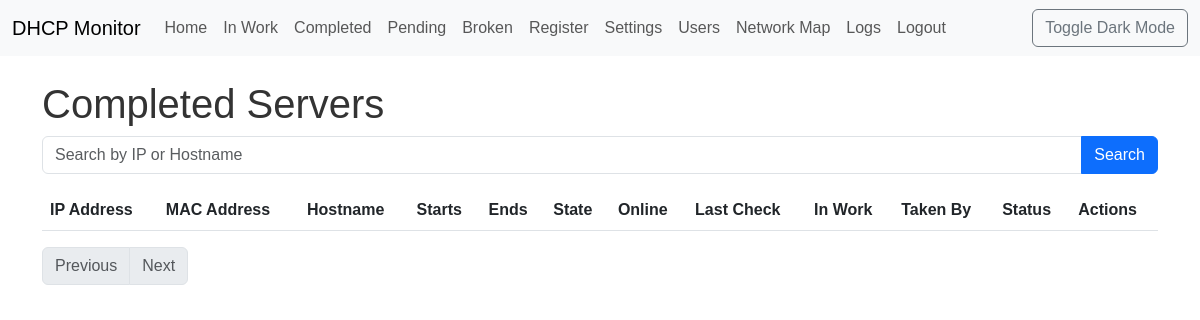
/completed (signed in), run on an earlier commit of the app's database.
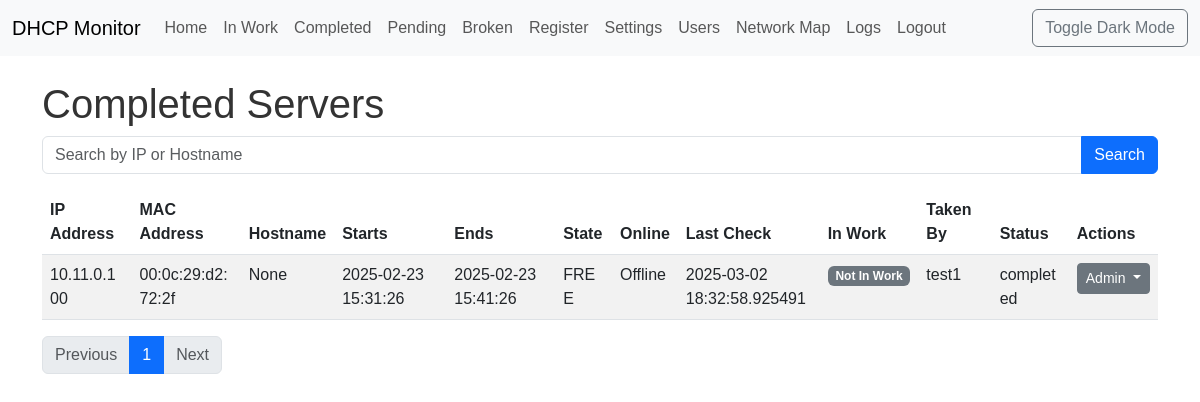
And on a later commit of the database.
### app/models.py (models this page shows, shortened)
class Lease(db.Model):
    __tablename__ = 'leases'
    id = db.Column(db.Integer, primary_key=True)
    ip = db.Column(db.String(15), unique=True, index=True, nullable=False)
    mac = db.Column(db.String(17), index=True, nullable=False)
    hostname = db.Column(db.String(255), index=True)
    starts = db.Column(db.DateTime)
    ends = db.Column(db.DateTime)
    binding_state = db.Column(db.String(64), index=True, nullable=False)
    uid = db.Column(db.String(255))
    is_online = db.Column(db.Boolean, default=False)
    last_check = db.Column(db.DateTime)
    in_work = db.Column(db.Boolean, default=False)
    taken_by_id = db.Column(db.Integer, db.ForeignKey('users.id'), index=True)
    status = db.Column(
        db.Enum(LeaseStatus),
        nullable=False,
        server_default=LeaseStatus.ACTIVE
    )
    server_id = db.Column(db.Integer, db.ForeignKey('servers.id'))
    status_history = db.relationship(
        'LeaseStatusHistory',
        backref='lease_obj',
        lazy='dynamic',
        order_by='desc(LeaseStatusHistory.timestamp)',
        overlaps="status_history,lease_obj"  #  <--  ДОБАВИТЬ overlaps
    )

class User(UserMixin, db.Model):
    __tablename__ = 'users'
    id = db.Column(db.Integer, primary_key=True)
    username = db.Column(db.String(64), unique=True, index=True, nullable=False)
    password_hash = db.Column(db.String(128), nullable=False)
    role = db.Column(db.String(64), nullable=False, default='tester')  # 'admin', 'tester'
    first_name = db.Column(db.String(64))
    last_name = db.Column(db.String(64))
    last_seen = db.Column(db.DateTime, default=datetime.utcnow)
    leases = db.relationship('Lease', backref='taken_user', lazy='dynamic', foreign_keys='Lease.taken_by_id')
    groups = db.relationship('Group', secondary=user_groups, lazy='subquery',
                            backref=db.backref('users', lazy=True)) # Связь с группами
    journal_entries = db.relationship('Journal', back_populates='user', lazy='dynamic')

### app/views.py (the view)
@main.route('/completed')
@login_required
def completed():
    search_query = request.args.get('q', '')
    page = request.args.get('page', 1, type=int)
    per_page = 10
    if search_query:
        leases = Lease.query.filter(
            Lease.status == LeaseStatus.COMPLETED,
            or_(Lease.ip.contains(search_query), Lease.hostname.contains(search_query))
        ).order_by(Lease.ip).paginate(page=page, per_page=per_page, error_out=False)
    else:
        leases = Lease.query.filter(Lease.status == LeaseStatus.COMPLETED).order_by(Lease.ip).paginate(page=page, per_page=per_page, error_out=False)
    return render_template('completed.html', leases=leases, search_query=search_query)

### app/models.py (called while the page is built)
@login_manager.user_loader
def load_user(user_id):
    return User.query.get(int(user_id))

### app/templates/completed.html (shortened to what this page needs)
{% extends "base.html" %}
{% block content %}
    <h1>Completed Servers</h1>
    <form action="{{ url_for('main.completed') }}" method="GET">
        <div class="input-group mb-3">
            <input type="text" class="form-control" placeholder="Search by IP or Hostname" name="q" value="{{ search_query }}">
            <button class="btn btn-primary" type="submit">Search</button>
        </div>
    </form>
    <table class="table table-striped">
        <thead>
            <tr>
                <th>IP Address</th>
                <th>MAC Address</th>
                <th>Hostname</th>
                <th>Starts</th>
                <th>Ends</th>
                <th>State</th>
                <th>Online</th>
                <th>Last Check</th>
                <th>In Work</th>
                <th>Taken By</th>
                <th>Status</th>
                {% if current_user.role == 'admin' %}
                <th>Actions</th>
                {% endif %}
            </tr>
        </thead>
        <tbody>
            {% for lease in leases.items %}
                <tr>
                    <td>{{ lease.ip }}</td>
                    <td>{{ lease.mac }}</td>
                    <td>{{ lease.hostname|d('N/A') }}</td>
                    <td>{{ lease.starts|d('N/A') }}</td>
                    <td>{{ lease.ends|d('N/A') }}</td>
                    <td>{{ lease.binding_state }}</td>
                    <td>{{ "Online" if lease.is_online else "Offline" }}</td>
                    <td>{{ lease.last_check|d('N/A') }}</td>
                    <td>
                        {% if lease.in_work %}
                            <span class="badge bg-warning">In Work</span>
                        {% else %}
                            <span class="badge bg-secondary">Not In Work</span>
                        {% endif %}
                    </td>
                    <td>{{ lease.taken_user.username if lease.taken_user else '' }}</td>
                    <td>{{ lease.status.value }}</td>
                    <td>
                    {% if current_user.role == 'admin' %}
                        <div class="dropdown">
                        <button class="btn btn-sm btn-secondary dropdown-toggle" type="button" id="dropdownMenuButton{{ lease.id }}" data-bs-toggle="dropdown" aria-expanded="false">
                            Admin
                        </button>
                        </div>
                    {% endif %}
                    </td>
                </tr>
            {% endfor %}
        </tbody>
    </table>
     <nav>
        <ul class="pagination">
            {% if leases.has_prev %}
                <li class="page-item"><a class="page-link" href="{{ url_for('main.completed', page=leases.prev_num, q=search_query) }}">Previous</a></li>
            {% else %}
                <li class="page-item disabled"><a class="page-link" href="#">Previous</a></li>
            {% endif %}
            {% for page_num in leases.iter_pages() %}
                {% if page_num %}
                    {% if page_num == leases.page %}
                        <li class="page-item active"><a class="page-link" href="#">{{ page_num }}</a></li>
                    {% else %}
                        <li class="page-item"><a class="page-link" href="{{ url_for('main.completed', page=page_num, q=search_query) }}">{{ page_num }}</a></li>
                    {% endif %}
                {% else %}
                    <li class="page-item disabled"><a class="page-link" href="#">...</a></li>
                {% endif %}
            {% endfor %}
            {% if leases.has_next %}
               <li class="page-item"><a class="page-link" href="{{ url_for('main.completed', page=leases.next_num, q=search_query) }}">Next</a></li>
            {% else %}
                <li class="page-item disabled"><a class="page-link" href="#">Next</a></li>
            {% endif %}
        </ul>
    </nav>
{% endblock %}

### app/templates/base.html (shortened to what this page needs)
<!DOCTYPE html>
<html lang="en">
<head>
  <link href="https://cdn.jsdelivr.net/npm/bootstrap@5.3.0/dist/css/bootstrap.min.css" rel="stylesheet">
  <link rel="stylesheet" href="{{ url_for('static', filename='css/style.css') }}">
</head>
<body class="{{ 'dark-mode' if dark_mode else '' }}">
  <nav class="navbar navbar-expand-lg navbar-light bg-light">
    <div class="container-fluid">
      <a class="navbar-brand" href="{{ url_for('main.index') }}">DHCP Monitor</a>
      <div class="collapse navbar-collapse" id="navbarNav">
        <ul class="navbar-nav">
          <li class="nav-item">
            <a class="nav-link" href="{{ url_for('main.index') }}">Home</a>
          </li>
          <li class="nav-item">
            <a class="nav-link" href="{{ url_for('main.in_work') }}">In Work</a>
          </li>
          <li class="nav-item">
            <a class="nav-link" href="{{ url_for('main.completed') }}">Completed</a>
          </li>
          <li class="nav-item">
            <a class="nav-link" href="{{ url_for('main.pending') }}">Pending</a>
          </li>
          <li class="nav-item">
            <a class="nav-link" href="{{ url_for('main.broken') }}">Broken</a>
          </li>
          {% if current_user.is_authenticated %}
            {% if current_user.role == 'admin' %}
              <li class="nav-item">
                <a class="nav-link" href="{{ url_for('auth.register') }}">Register</a>
              </li>
            {% endif %}
            <li class="nav-item">
              <a class="nav-link" href="{{ url_for('main.settings') }}">Settings</a>
            </li>
            <li class="nav-item">
              <a class="nav-link" href="{{ url_for('users.user_list') }}">Users</a>
            </li>
            <li class="nav-item">
              <a class="nav-link" href="{{ url_for('network.network_map') }}">Network Map</a>
            </li>
            <li class="nav-item">
              <a class="nav-link" href="{{ url_for('journal.view_logs') }}">Logs</a>
            </li>
            <li class="nav-item">
              <a class="nav-link" href="{{ url_for('auth.logout') }}">Logout</a>
            </li>
          {% else %}
            <li class="nav-item">
              <a class="nav-link" href="{{ url_for('auth.login') }}">Login</a>
            </li>
          {% endif %}
        </ul>
        <ul class="navbar-nav ms-auto">
          <li class="nav-item">
            <button id="dark-mode-toggle" class="btn btn-outline-secondary">Toggle Dark Mode</button>
          </li>
        </ul>
      </div>
    </div>
  </nav>
  <div class="container mt-4">
    {% block content %}{% endblock %}
  </div>
</body>
</html>

### app/static/css/style.css (style rules this page uses)
body { font-family: sans-serif; transition: background-color 0.3s, color 0.3s; }
body { background-color: #fff; color: #333; }
.table-striped > tbody > tr:nth-of-type(odd) > * { --bs-table-accent-bg: var(--bs-table-striped-bg); }
table.table td { word-break: break-word; }

What changed in the data, as far as the page shows it:
now on this page (row edited): Lease: ip "10.11.0.100", mac "00:0c:29:d2:72:2f", hostname|d "None", starts|d "2025-02-23 15:31:26", ends|d "2025-02-23 15:41:26", binding_state "FREE", is_online "Offline", last_check|d "2025-03-02 18:32:58.925491", in_work "Not In Work", taken_user "test1", status.value "completed"
Also different on the page:
new list line: "1"
